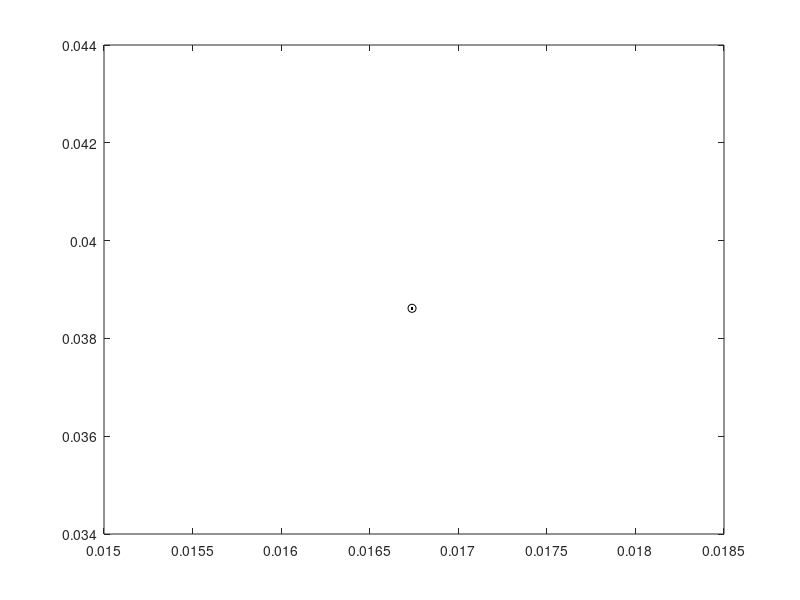

Write MATLAB code to recreate this figure.
function plotSTEK7On

'отрисовка метода СТЭК-7'

load data_num_coalic;

if num_coalic==2;
load data_stek7;
plot(Data0.J(:,1),Data0.J(:,2),'k.'); hold on;
plot(Data0.J(:,1),Data0.J(:,2),'ko'); hold on;
end;

if num_coalic==3;
load data_stek7;
plot3(Data0.J(:,1),Data0.J(:,2),Data0.J(:,3),'k.'); hold on;
plot3(Data0.J(:,1),Data0.J(:,2),Data0.J(:,3),'ko'); hold on;
end;
